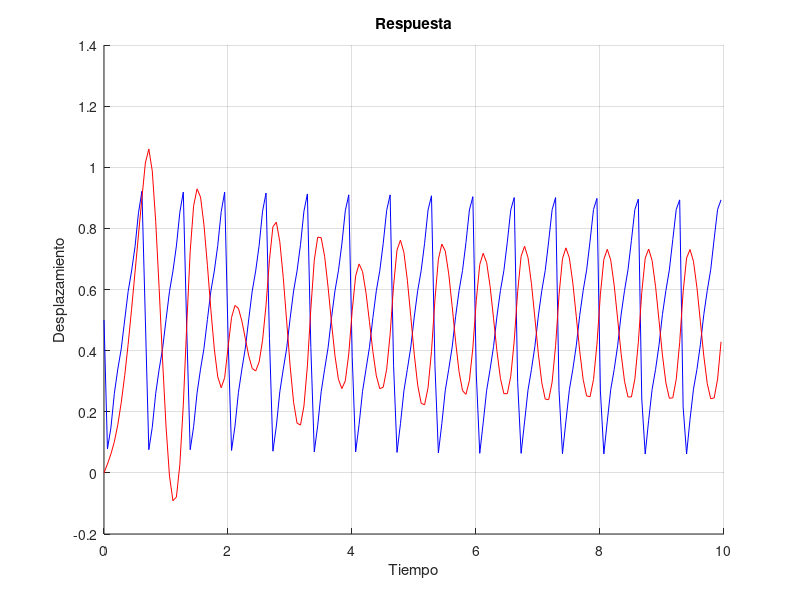

Reproduce this figure in MATLAB.
function cargasGenericas
  clc
  clear
  close all
  pkg load signal
  %-------VARIABLES A MODIFICAR---------------------%
  ti=0.0;  #Tiempo inicial del que partiremos.Este seria el Tau
  tf=10;  #Ingrese hasta que tiempo vamos a medir desplazamiento (en segundos)
  dt=0.0556;  #Ingrese el paso de muestreo de la fuerza
  tiempo=ti:dt:tf;
  Fperiodica=Pperiodica();
  #Ftau=cat(2,Ftau,zeros(1,length(tiempo)-length(Ftau)));
  #La frecuencia natural puede ser dato o no.
  m=1/(2*pi)^2; #Masa
  k=1; #Ctte de ridigez
  wn=sqrt(k/m);
  wc=(3/2)*wn;
  Tp=(2*pi)/wc;
  N=1000;
  dtFou=0.6667/N; #0.667 es el Tp
  contador=1;
  for t=tiempo
    multi=1;
    while(t> multi*dtFou)
      multi++;
    endwhile
    Ftau(contador)=Fperiodica(multi); #Vector de fuerza tau que ira en yc e ys
    contador++;
  endfor

  #c=0; #Ctte de amortiguamiento c. En caso de no haber amortiguamiento dejar en 0
  Ramort=0.1; #Si c no es dato simplemente colocar el valor de Ramort(Zitta)

  %----------------------------------------------------%
  wd=sqrt(1-(Ramort)^2)*wn; #Frecuencia amortiguada, si el amortiguamiento es nulo sera igual a wn
  #Ahora debemos calcular el An y Bn
  #Primero definimos los vectores An y Bn
  An=zeros(1,length(Ftau));
  Bn=zeros(1,length(Ftau));
  #Tambien definimos los yc e ys
  yc=Ftau.*cos(wd.*tiempo);
  ys=Ftau.*sin(wd.*tiempo);
  #Ahora calculamos los coeficientes
  for i = 2:length(Ftau)
    An(i) = An(i-1)*exp(-Ramort*wn*dt)+ dt/(2*wd*m) * (yc(i-1)*e^(-Ramort*wn*dt) +yc(i));
    Bn(i) = Bn(i-1)*exp(-Ramort*wn*dt)+ dt/(2*wd*m) * (ys(i-1)*e^(-Ramort*wn*dt) +ys(i));
  endfor
  #Finalmente calculamos el vector de respuesta
  X = An.*sin(wd*tiempo) - Bn.*cos(wd*tiempo);

  #Printeamos los valores de la carga generica, el desplazamiento y la fuerza elastica
  #disp("La carga generica discretizada es:")
  #disp(Ftau);
  disp(['El desplazamiento en el tiempo tf=',num2str(tf),' es:']);
  disp(X(end));
  disp(['La fuerza elastica en el tiempo tf=',num2str(tf),' es:']);
  disp(X(end)*k);

  #Primero filtramos los valores negativos y nos quedamos solo con los positivos
  index1=1;
  index2=1;
  for t=tiempo
    if X(index2) > 0
      respuestaXPositiva(index1)=X(index2);
      tiempoPositivo(index1)=t;
      index1++;
    endif
    index2++;
  endfor
  [picos,index] = findpeaks(respuestaXPositiva);
  disp(['Los 2 valores maximos en la fase POSITVA de la respuesta entre ',num2str(ti),' y ',num2str(tf),' son:']);
  disp("Pico 1");
  disp(['Primer pico: ',num2str(picos(1)),' en t=',num2str(tiempoPositivo(index(1)))]);
  disp(['Segundo pico: ',num2str(picos(2)),' en t=',num2str(tiempoPositivo(index(2)))]);

  #Finalmente graficamos la carga y la respuesta con respecto al tiempo y entregamos las respuestas
  figure(1)
  hold on
  #subplot(2,1,1);
  plot(tiempo,Ftau(1:length(tiempo)),'b'); #Con esa implementacion de 1:length(tiempo) logramos graficar la fuerza para t< al t final
  xlabel('Tiempo');
  ylabel('Carga');
  title('Carga generica');
  #subplot(2,1,2)
  plot(tiempo,X,'r');
  xlabel('Tiempo');
  ylabel('Desplazamiento');
  title('Respuesta');
  hold off
  grid on
endfunction


function cargaFourier=Pperiodica()
  clc
  clear
  close all

  %---------Parametros a modificar------------------%

  k = 1000; #Rigidez del sistema
  m = 100; #Masa del sistema
  Ramort = 0.1; #Relacion de amortiguamiento zitta
  Fo=1;
  m=1/(2*pi)^2;
  k=1;
  wn=sqrt(k/m);
  wc=(3/2)*wn;
  Tp=(2*pi)/wc
  tf=10;
  #Tp = 3*pi; #Periodo de la carga
  #tf=20; #Tiempo final hasta el que queremos printear la carga y respuesta
  numArmonicos = 15; %Numero de Armonicos
  N = 1000; %Numero de puntos en los que discretizamos
  frecWf = 2*pi/Tp; #Frecuencia forzada.Si nos dan Tp calcularla asi, si no colocar el valor que nos dan

  frecW = sqrt(k/m); #Frecuencia natural del sistema. La calculamos mediante k y m
  beta = frecWf/frecW; #Relacion de frecuencias
  dt=Tp/N; %Paso del tiempo. Viene de Tp=N*dt
  tiempo =0:dt:Tp; #Este es el paso del tiempo para calcular la fuerza hasta su periodo. La usamos para calculas los coeficientes
  tiempoGrafica=0:dt:tf; #Este es el paso del tiempo para graficar la fuerza y la respuesta mas veces para cualquier tiempo

  %-------------------COEFICIENTES DE FOURIER---------------------%

  #Ahora calculamos los coeficientes de fourier
  #Primero calculamos el coeficiente a0
  contador=1;
    for t=tiempo
      vectorP(contador)=P(t);
      contador++;
    endfor
    a0=(2/Tp)*trapz(dt,vectorP);

  for i=1:numArmonicos
    contador=1;
    for t=tiempo
      #Ahora seteamos la matriz A y B, cuyas filas corresponden al numero de armonicos y columnas la discretizacion
      #en el intervalo determinado por el vector t. Estas son las funciones que luego integramos con el metodo del trapecio
      A(i,contador)=P(t)*cos(frecWf*i*t); #Esta es un producto de funciones en forma discreta
      B(i,contador)=P(t)*sin(frecWf*i*t); #Esto es un producto de funciones en forma discreta
      contador++;
    endfor
    #Ahora calculamos los coeficientes am y bm para cada armonico
    am(i)=(2/Tp)*trapz(dt,A(i,:)); #Para cada modo esto es un escalar
    bm(i)=(2/Tp)*trapz(dt,B(i,:)); #Para cada modo esto es un escalar
    #La funcion trapz calcula la integral numerica de A y B por el metodo del trapecio con un paso de tiempo dt
  endfor

  %-------------------------APROXIMACION DE LA CARGA-----------------------------------%
  #Una vez calculado los numArmonicos armonicos, podemos aplicar la serie trigonometrica de Fourier para aproximar nuestra funcion
  #Aca si usamos el tiempoGrafica, para printear la carga y respuesta hasta el tiempo que queramos
  contador=1;
  for t=tiempoGrafica
    sumaAuxiliarFourier=a0/2;
    for i=1:numArmonicos
      sumaAuxiliarFourier=sumaAuxiliarFourier+am(i)*cos(frecWf*i*t)+bm(i)*sin(frecWf*i*t);
    endfor
    cargaFourier(contador)=sumaAuxiliarFourier;
    contador++;
  endfor

  %-------------------------RESPUESTA DEL SISTEMA-------------------------------%
  #Ahora vamos a calcular la respuesta del sistema
  contador=1;
  for t=tiempoGrafica
    sumaAuxiliarRespuestaFourier=a0/(2*k);
    for i=1:numArmonicos
      #Primero calculamos los parametros Dm y titam
      tanTita=(2*Ramort*beta*i)/(1-(beta*i)^2);
      tita=atan(tanTita);
      Dm=1/sqrt(((1-(beta*i)^2)^2)+(2*Ramort*beta*i)^2);
      #Ahora la serie de fourier
      sumaAuxiliarRespuestaFourier=sumaAuxiliarRespuestaFourier+(1/k)*(am(i)*Dm*cos(frecWf*i*t-tita)+bm(i)*Dm*sin(frecWf*i*t-tita));
    endfor
    respuestaFourier(contador)=sumaAuxiliarRespuestaFourier;
    contador++;
  endfor

  #Printeamos el output de respuesta
  disp(['El valor de la carga en el instante tf= ',num2str(tf),'s es:'])
  disp(cargaFourier(end));
  disp(['El valor de la respuesta en el instante tf= ',num2str(tf),'s es:'])
  disp(respuestaFourier(end));

  %--------------------------PLOTEO------------------------------------%
  #figure(1)
  #subplot(2,1,1);
  #hold on
  #grid on
  #plot(tiempo,vectorP,'b');
  #plot(tiempoGrafica,cargaFourier,'r');
  #title('Carga real y aprox con Fourier');
  #xlabel('Tiempo');
 # ylabel('Desplazamiento');
  #hold off
  #subplot(2,1,2);
 # grid on
  #plot(tiempoGrafica,respuestaFourier,'r');
  #title('Respuesta aprox con Fourier');
  #xlabel('Tiempo');
  #ylabel('Desplazamiento');
endfunction


function y = P(t)
  %------------Parametros a modificar--------------%
  Fo=1;
  m=1/(2*pi)^2;
  k=1;
  wn=sqrt(k/m);
  wc=(3/2)*wn;
  T=(2*pi)/wc;
  if(t>=0) && (t<=T)
    y=(Fo/T)*t;
  else
    y=0;
  endif
  %------------------------------------------------------%

endfunction

